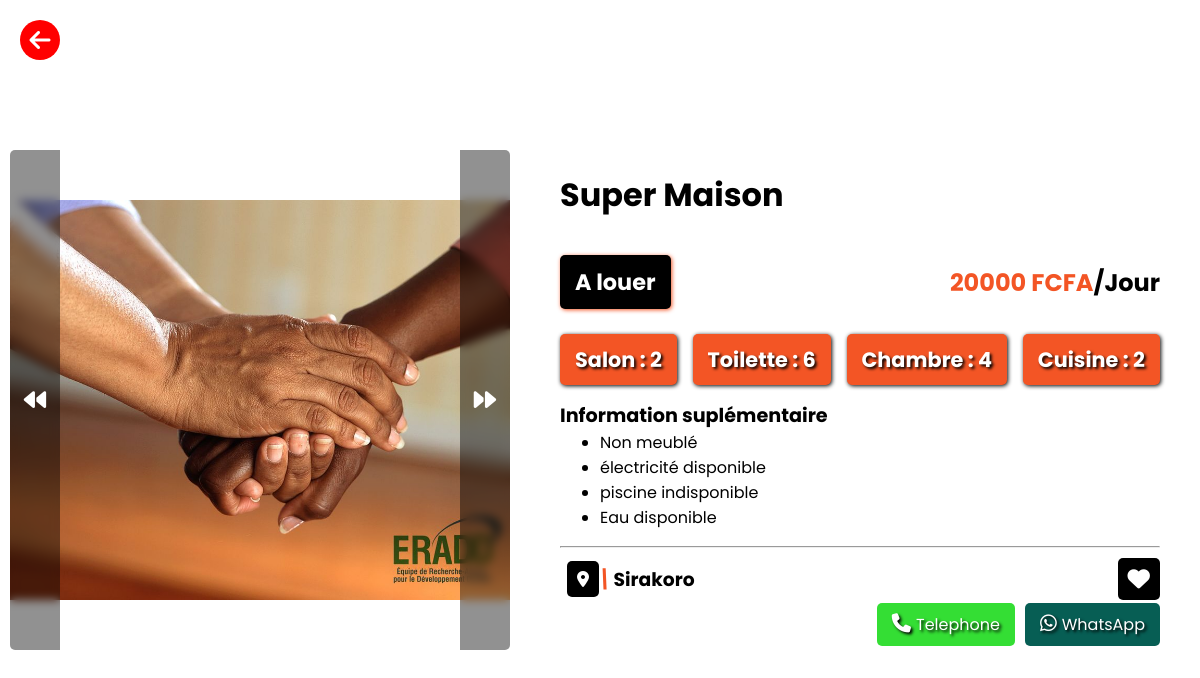
The page /InfoBien.php?id=4 (signed in) on the database its author committed.
### tables this page shows
CREATE TABLE `maison` (
  `id` int(30) NOT NULL,
  `titre` varchar(200) NOT NULL,
  `type` varchar(50) NOT NULL,
  `statut` varchar(50) NOT NULL,
  `prix` double NOT NULL,
  `par` varchar(50) NOT NULL,
  `quartier` varchar(200) NOT NULL,
  `dateAjout` varchar(200) NOT NULL,
  `nbreSalon` int(50) NOT NULL,
  `nbreToilette` int(50) NOT NULL,
  `nbreChambre` int(50) NOT NULL,
  `nbreCuisine` int(50) NOT NULL,
  `meuble` varchar(50) NOT NULL,
  `electricite` varchar(50) NOT NULL,
  `piscine` varchar(50) NOT NULL,
  `eau` varchar(50) NOT NULL,
  `image0` varchar(200) NOT NULL,
  `image1` varchar(200) NOT NULL,
  `image2` varchar(200) NOT NULL,
  `image3` varchar(200) NOT NULL,
  `image4` varchar(200) NOT NULL,
  `image5` varchar(200) NOT NULL,
  `image6` varchar(200) NOT NULL
);

### InfoBien.php (the view, shortened to what this page needs)
<!DOCTYPE html>
<html lang="en">
<head>
    <link rel="stylesheet" href="fontAwesome/css/all.min.css">
    <link rel="stylesheet" href="style/InfoBien.css">
</head>
<body>
    <a href="#" onclick="window.history.back()" class="retour">
        <i class="fa-solid fa-arrow-left"></i>
    </a>
    <div class="main">
    <?php
        require "connexion.php";
        if (isset($_GET['id'])) {
            $ID = $_GET['id'];
        $req = $bd->query("SELECT * FROM maison WHERE id=$ID");
        while ($ligne = $req->fetch()) {
            echo '<div id="image-container">
            <img src="images-Maison/'.$ligne['image0'].'" class="active" id="image1">
            <img src="images-Maison/'.$ligne['image1'].'" id="image2">
            <img src="images-Maison/'.$ligne['image2'].'" id="image3">
            <img src="images-Maison/'.$ligne['image3'].'" id="image4">
            <img src="images-Maison/'.$ligne['image4'].'" alt="">
            <img src="images-Maison/'.$ligne['image5'].'" alt="">
            <img src="images-Maison/'.$ligne['image6'].'" alt="">
            <button id="prev"><i class="fa-solid fa-backward"></i></button>
            <button id="next"><i class="fa-solid fa-forward"></i></button>
        </div>
        <div class="infozone">
            <H1>'.$ligne['titre'].'</H1>
            <div class="section1">
                <span>'.$ligne['statut'].'</span>
                <h3 style="color: #f35525;">'.$ligne['prix'].' FCFA <sapn style="color: black;">/'.$ligne['par'].'</span> </h3>
            </div>
            <div class="caracteristique">
                <span>Salon : '.$ligne['nbreSalon'].'</span>
                <span>Toilette : '.$ligne['nbreToilette'].'</span>
                <span>Chambre : '.$ligne['nbreChambre'].'</span>
                <span>Cuisine : '.$ligne['nbreCuisine'].'</span>
            </div>
                <ul>
                    <strong>Information suplémentaire</strong>
                    <dd>
                        <li>'.$ligne['meuble'].'</li>
                        <li>électricité '.$ligne['electricite'].'</li>
                        <li>piscine '.$ligne['piscine'].'</li>
                        <li>Eau '.$ligne['eau'].'</li>
                    </dd>
                </ul><hr>
                <div class="position">
                    <span><i class="fa-solid fa-location-dot"></i></span><h3> <i style="color: #f35525;">\</i> '.$ligne['quartier'].'</h3>
                    <span class="favorie"><i class="fa-solid fa-heart" style="color:white;"></i></span>
                </div>
                <div class="call">
                    <a href="tel:+22350568506">
                        <span class="tel"><i class="fa-solid fa-phone"></i>Telephone</span>
                    </a>
                        <a href="https://wa.me/22398101237?
                    text=Bonjour, je suis intéressé par votre '.$ligne['type'].' de '.$ligne['prix'].'/'.$ligne['par'].' à '.$ligne['quartier'].' que j ai vu sur votre site web. Pouvez-vous me donner plus d informations?";
                    target="_blank">
                        <span class="WhatsApp"><i class="fa-brands fa-whatsapp"></i>WhatsApp</span>
                    </a>
                </div><br>
        </div>';
    }
    }
    ?>
    </div>
</body>
</html>

### style/InfoBien.css (style rules this page uses)
html,body { margin: 0; padding: 0; border: 0; outline: 0; width: 100%; font-family: 'Poppins', sans-serif; -ms-text-size-adjust: 100%; -webkit-font-smoothing: antialiased; -moz-osx-font-smoothing: grayscale; }
.retour { display: flex; align-items: center; justify-content: center; text-decoration: none; position: absolute; font-size: 1.5rem; left: 20px; top: 20px; width: 40px; height: 40px; border-radius: 50%; background-color: red; z-index: 10; color: white; }
.main { display: flex; justify-content: center; align-items: center; height: 100vh; }
#image-container { position: relative; width: 500px; height: 500px; border-radius: 5px; display: flex; align-items: center; }
#image-container img { position: absolute; width: 100%; height: 100%; display: none; border-radius: 5px; object-fit: contain; }
#image-container img.active { display: block; }
#image-container button { border: none; width: 50px; background-color: rgba(0, 0, 0, 0.431); backdrop-filter: blur(5px); }
#image-container button i { color: white; font-size: 1.4rem; }
#prev { position: absolute; height: 100%; left: 0px; border-radius: 5px 0 0 5px; }
#next { position: absolute; height: 100%; right: 0px; border-radius: 0 5px 5px 0; }
.infozone { margin-top: 0px; width: 600px; height: 500px; padding:30px ; margin-left: 20px; display: block; }
.infozone .section1 { max-width: 100%; display: flex; justify-content: space-between; flex-wrap: wrap; align-items: center; flex-direction: row; }
.section1 span { display: flex; padding: 10px 15px; border-radius: 5px; font-size: 1.4rem; background-color:black; font-weight: bolder; color: white; box-shadow: 1px 1px 4px #f35525; }
.section1 h3 { display: flex; font-size: 1.5rem; justify-content: left; }
.caracteristique { display: flex; flex-wrap: wrap; justify-content: space-between; align-items: center; margin: auto; }
.caracteristique span { display: flex; align-items: center; background-color: #f35525; color: white; text-shadow: 2px 2px 3px black; padding: 10px 15px; border-radius: 5px; font-size: 1.3rem; font-weight: bolder; margin-top: 10px; box-shadow: 1px 1px 4px black; }
.infozone ul { padding: 0; }
.infozone ul strong { font-size: 1.2rem; }
.position { position: relative; display: flex; align-items: center; margin-left: 7px; margin-top: -10px; }
.position span { display: flex; align-items: bottom; background-color: black; color: rgb(48, 48, 48); padding: 10px; border-radius: 5px; }
.position span i { color: white; display: flex; align-items: center; justify-content: center; margin: 0 auto; }
.favorie { position: absolute; right: 0px; }
.position .favorie i { font-size: 1.4rem; }
.call { position: relative; display: flex; align-items: center; justify-content: flex-end; }
.call span { margin-top: 10px; margin-left: 10px; padding: 10px 15px; border-radius: 5px; color: white; }
.call span i { margin-right: 5px; font-size: 1.2rem; }
.call a { text-decoration:none; }
.call .tel { background-color: rgb(52, 222, 52); text-shadow: 2px 2px 3px black; }
.call .WhatsApp { background-color: #075e54; text-shadow: 2px 2px 3px black; }

### rows shown on the page
maison: image0 (picture), titre "Super Maison", statut "A louer", prix "20000", par "Jour", nbreSalon "2", nbreToilette "6", nbreChambre "4", nbreCuisine "2", meuble "Non meublé", electricite "disponible", piscine "indisponible", eau "disponible", quartier "Sirakoro"
